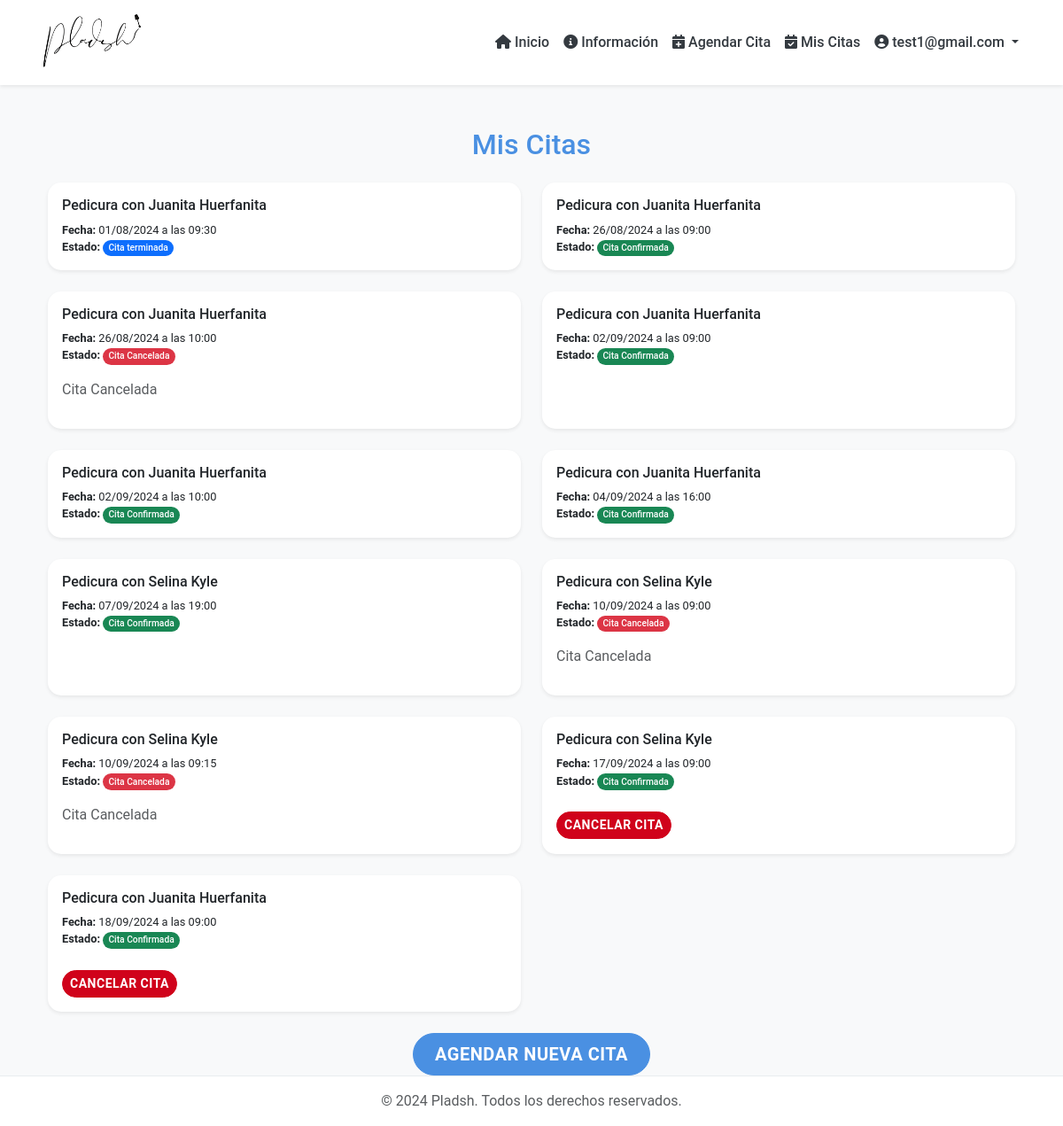
Page /ver-citas/ (signed in) on the earlier database version.
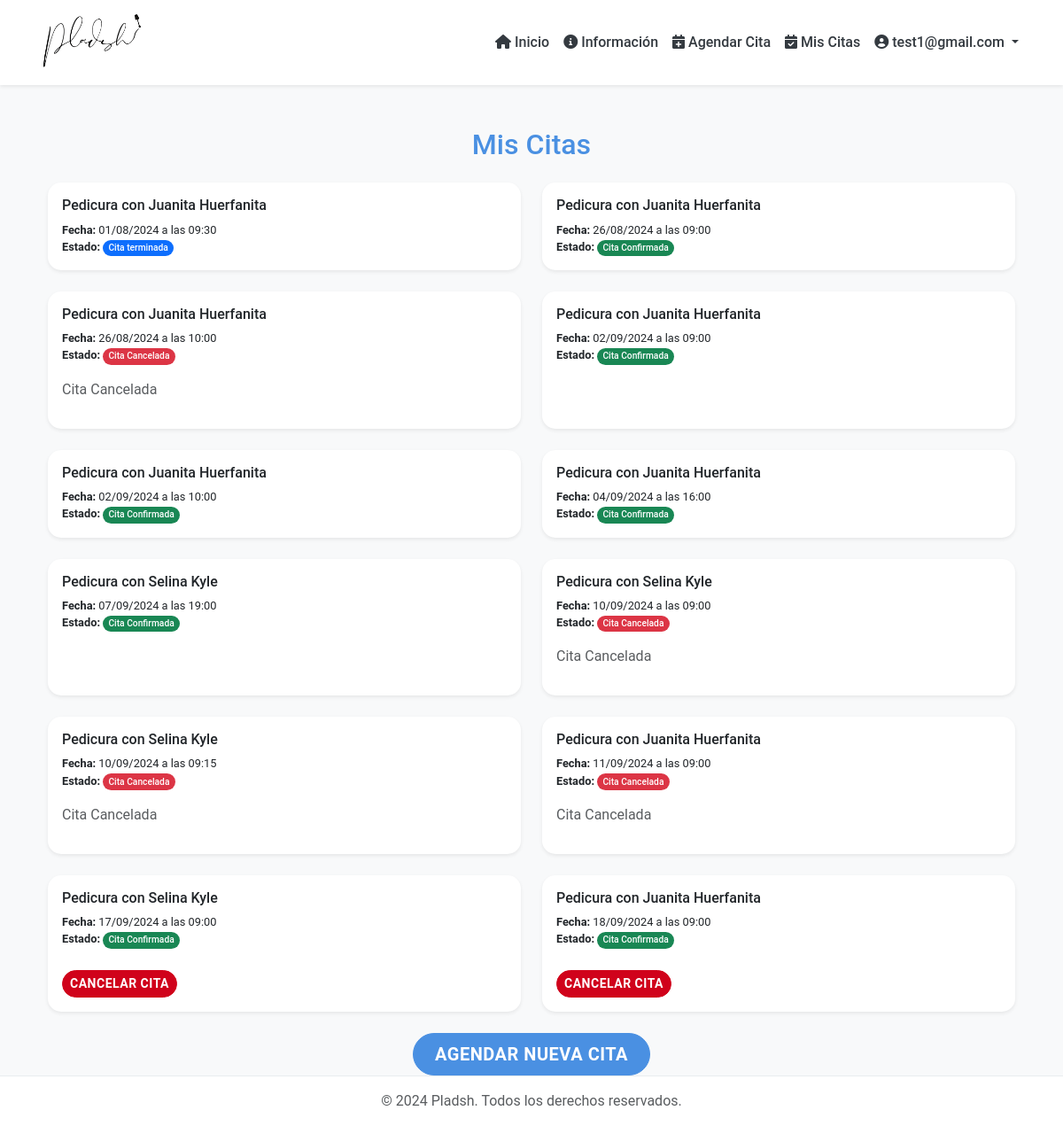
Same page on the later database version.
### citas/models.py (models this page shows, shortened)
class Cita(models.Model):
    ESTADO_CANCELADA = 1
    ESTADO_CONFIRMADA = 2
    ESTADO_EN_PROCESO = 3
    ESTADO_TERMINADA = 4
    OPCIONES_ESTADO = [
        (ESTADO_CANCELADA, "Cita Cancelada"),
        (ESTADO_CONFIRMADA, "Cita Confirmada"),
        (ESTADO_EN_PROCESO, "En Proceso"),
        (ESTADO_TERMINADA, "Cita terminada")
    ]
    cliente = models.ForeignKey(Cliente, on_delete=models.CASCADE, related_name="citas")
    servicio = models.ForeignKey(Servicio, on_delete=models.CASCADE)
    empleado = models.ForeignKey(Empleado, on_delete=models.CASCADE, related_name="empleados")
    fecha = models.DateField(null=True, blank=True)
    hora_inicio = models.TimeField(null=True, blank=True)
    estado = models.IntegerField(choices=OPCIONES_ESTADO, default=ESTADO_CONFIRMADA)
    notas = models.TextField(blank=True)
    def es_cancelable(self):
     fecha_hora_cita = timezone.make_aware(datetime.combine(self.fecha, self.hora_inicio))
     return fecha_hora_cita > timezone.now()

class Servicio(models.Model):
    nombre = models.CharField(max_length=100)
    descripcion = models.TextField()
    precio = models.DecimalField(max_digits=10, decimal_places=2)
    duracion = models.PositiveIntegerField()
    imagen = models.ImageField(upload_to='servicios/', null=True, blank=True)

class Empleado(models.Model):
    cedula = models.CharField(max_length=10, unique=True)
    nombre = models.CharField(max_length=100)
    email = models.EmailField()
    celular = models.CharField(max_length=10)
    servicios = models.ManyToManyField(Servicio, related_name="empleados")

### citas/views.py (the view)
# urls.py: path('ver-citas/', citas_views.ver_citas, name='ver_citas'),
@login_required
def ver_citas(request):
    citas = (
        Cita.objects.filter(cliente=request.user.cliente)
        .select_related("servicio", "empleado")
        .order_by("fecha", "hora_inicio")
    )
    return render(request, "ver_citas.html", {"citas": citas})

### citas/templates/ver_citas.html (shortened to what this page needs)
{% extends "base.html" %}
{% load static %}
{% block content %}
<div class="container mt-5">
    <h2 class="text-center mb-4 text-primary">Mis Citas</h2>
    {% if citas %}
        <div class="row row-cols-1 row-cols-md-2 g-4">
            {% for cita in citas %}
                <div class="col">
                    <div class="card h-100 shadow-sm">
                        <div class="card-body">
                            <h5 class="card-title">{{ cita.servicio.nombre }} con {{ cita.empleado.nombre }}</h5>
                            <p class="card-text">
                                <strong>Fecha:</strong> {{ cita.fecha|date:"d/m/Y" }} a las {{ cita.hora_inicio|time:"H:i" }}<br>
                                <strong>Estado:</strong>
                                <span class="badge {% if cita.estado == cita.ESTADO_CONFIRMADA %}bg-success{% elif cita.estado == cita.ESTADO_CANCELADA %}bg-danger{% else %}bg-primary{% endif %}">
                                    {{ cita.get_estado_display }}
                                </span>
                            </p>
                            {% if cita.estado == cita.ESTADO_CONFIRMADA and cita.es_cancelable %}
                                <button class="btn btn-danger btn-sm mt-2" onclick="confirmarCancelacion('{% url 'cancelar_cita' cita.id %}')">
                                    Cancelar Cita
                                </button>
                            {% elif cita.estado == cita.ESTADO_CANCELADA %}
                                <p class="text-muted mt-2">Cita Cancelada</p>
                            {% endif %}
                        </div>
                    </div>
                </div>
            {% endfor %}
        </div>
    {% else %}
        <div class="alert alert-info" role="alert">
            No tienes citas programadas.
        </div>
    {% endif %}
    <div class="text-center mt-4">
        <a href="{% url 'agendar_cita' %}" class="btn btn-primary btn-lg">Agendar Nueva Cita</a>
    </div>
</div>
{% endblock %}

### citas/templates/base.html (shortened to what this page needs)
{% load static %}
<!DOCTYPE html>
<html lang="es">
<head>
    <link href="https://cdn.jsdelivr.net/npm/bootstrap@5.3.0-alpha1/dist/css/bootstrap.min.css" rel="stylesheet">
    <link href="https://cdnjs.cloudflare.com/ajax/libs/font-awesome/6.0.0-beta3/css/all.min.css" rel="stylesheet">
    <link href="{% static 'css/custom.css' %}" rel="stylesheet">
</head>
<body class="d-flex flex-column min-vh-100">
    <nav class="navbar navbar-expand-lg navbar-light bg-white shadow-sm">
        <div class="container">
            <a class="navbar-brand" href="{% url 'home' %}">
                <img src="{% static 'images/logo.png' %}" alt="Pladsh Logo" height="70" class="d-inline-block align-top">
            </a>
            <div class="collapse navbar-collapse" id="navbarNav">
                <ul class="navbar-nav ms-auto align-items-center">
                    <li class="nav-item">
                        <a class="nav-link" href="{% url 'home' %}"><i class="fas fa-home me-1"></i>Inicio</a>
                    </li>
                        <a class="nav-link" href="{% url 'informacion' %}"><i class="fa-solid fa-circle-info me-1"></i>Información</a>
                    {% if user.is_authenticated %}
                        {% if user.cliente.rol == "RC" %}
                            <li class="nav-item">
                                <a class="nav-link" href="{% url 'gestion_citas' %}"><i class="fas fa-calendar-alt me-1"></i>Gestionar Citas</a>
                            </li>
                            <li class="nav-item">
                                <a class="nav-link" href="{% url 'estadisticas' %}"><i class="fas fa-chart-bar me-1"></i>Estadísticas</a>
                            </li>
                        {% else %}
                            <li class="nav-item">
                                <a class="nav-link" href="{% url 'agendar_cita' %}"><i class="fas fa-calendar-plus me-1"></i>Agendar Cita</a>
                            </li>
                            <li class="nav-item">
                                <a class="nav-link" href="{% url 'ver_citas' %}"><i class="fas fa-calendar-check me-1"></i>Mis Citas</a>
                            </li>
                        {% endif %}
                        <li class="nav-item dropdown">
                            <a class="nav-link dropdown-toggle" href="#" id="navbarDropdown" role="button" data-bs-toggle="dropdown" aria-expanded="false">
                                <i class="fas fa-user-circle me-1"></i>{{ user.email }}
                            </a>
                        </li>
                    {% endif %}
                </ul>
            </div>
        </div>
    </nav>
    <main class="flex-shrink-0 flex-grow-1">
        <div class="container mt-4">
            {% block content %}{% endblock %}
        </div>
    </main>
    <footer class="footer mt-auto py-3 bg-light">
        <div class="container text-center">
            <span class="text-muted">&copy; 2024 Pladsh. Todos los derechos reservados.</span>
        </div>
    </footer>
</body>
</html>

### citas/static/css/custom.css (style rules this page uses)
:root { --primary-color: #4a90e2; --secondary-color: #f5a623; --success-color: #7ed321; --danger-color: #d0021b; --light-gray: #f8f9fa; --dark-gray: #343a40; }
body { font-family: 'Roboto', sans-serif; background-color: var(--light-gray); color: var(--dark-gray); }
.navbar { background-color: #ffffff !important; box-shadow: 0 2px 10px rgba(0,0,0,0.1); }
.navbar-brand img { height: 70px; transition: transform 0.3s ease; }
.nav-link { color: var(--dark-gray) !important; font-weight: 500; transition: color 0.3s ease, transform 0.3s ease; }
.btn { border-radius: 25px; padding: 0.5rem 1.5rem; font-weight: 600; text-transform: uppercase; letter-spacing: 0.5px; transition: all 0.3s ease; }
.btn-primary { background-color: var(--primary-color); border-color: var(--primary-color); }
.btn-danger { background-color: var(--danger-color); border-color: var(--danger-color); }
.btn-sm { padding: 0.25rem 0.5rem; font-size: 0.875rem; }
.card { border: none; border-radius: 15px; box-shadow: 0 4px 15px rgba(0, 0, 0, 0.1); transition: all 0.3s ease; overflow: hidden; }
.card-body { padding: 1rem; }
.card-title { font-size: 1rem; margin-bottom: 0.5rem; }
.card-text { font-size: 0.8rem; }
.badge { font-weight: 500; padding: 0.4em 0.6em; border-radius: 20px; font-size: 0.8em; }
.footer { background-color: #ffffff !important; border-top: 1px solid #e9ecef; padding: 1rem 0; }
.card { transition: transform 0.3s ease-in-out; }
.text-primary { color: var(--primary-color) !important; }
.fab, .fas { margin-right: 10px; }

Differences in the rows shown:
added Cita: servicio.nombre "Pedicura", empleado.nombre "Juanita Huerfanita", fecha "11/09/2024", hora_inicio "09:00", estado "Cita Cancelada"
